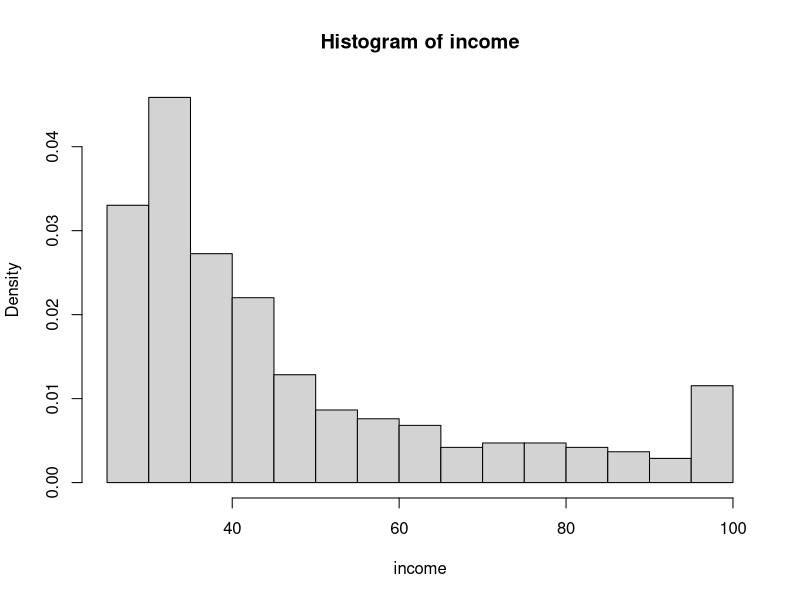
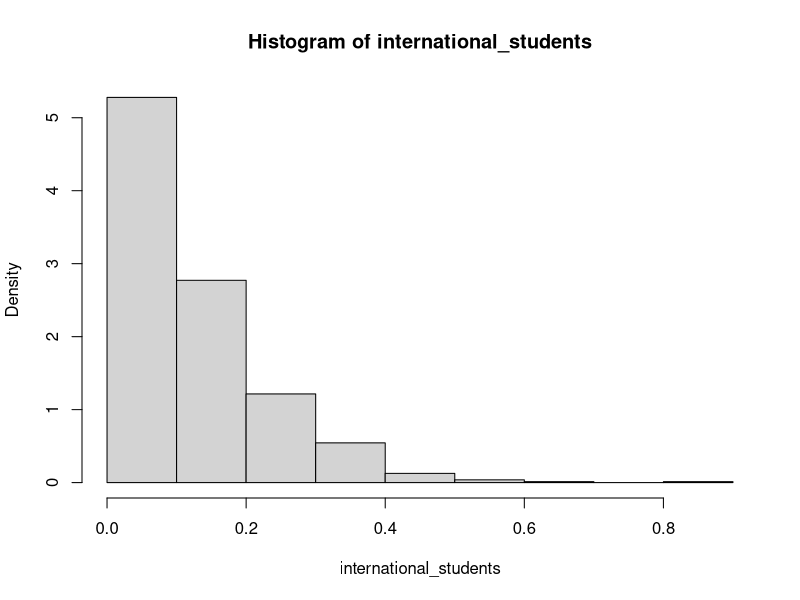
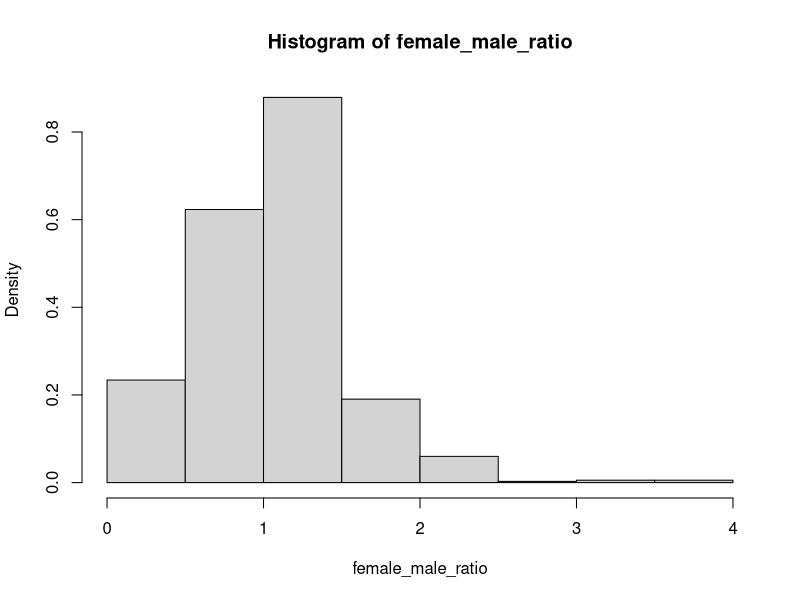
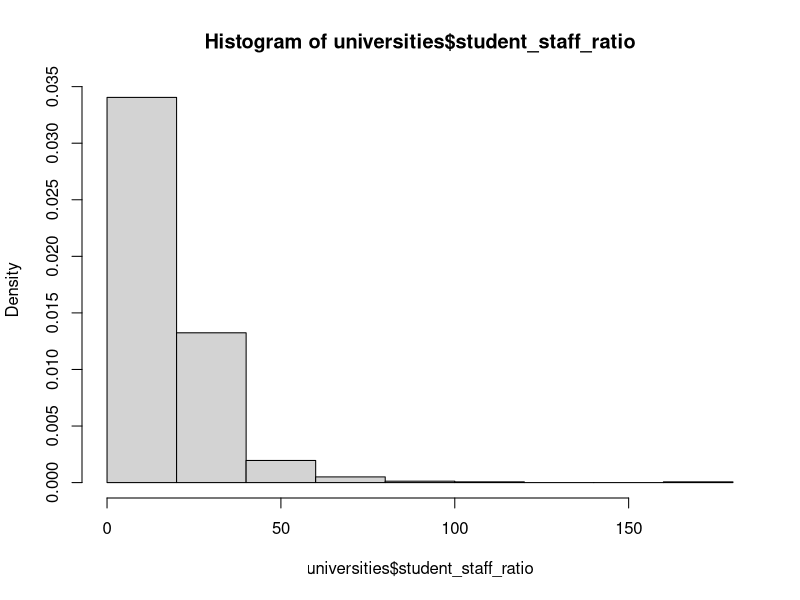

Write the R code that produced these figures, in order.
###############################
### Pre-processing data set ###
###############################

### Read raw data for top 200 universities ###
universities = read.csv(file='csv/universities.csv',header=TRUE,sep=",",
                        stringsAsFactors=FALSE, na.strings=c("","NA"))
# remove column year, all data is from 2016
universities = universities[ , -which(names(universities) %in% c("year"))]
universities$income[universities$income=="-"] = NA
universities$female_male_ratio[universities$female_male_ratio=="-"] = NA

### Initial data exploration
# print number of missing values per variable
for (i in 1:length(names(universities)))
{
  print(paste(names(universities)[i],
  length(universities[i][is.na(universities[i])])))
}
# data types variables
sapply(universities, class)
# auxiliary function to remove leading and trailing white spaces
trim = function (x) gsub("^\\s+|\\s+$", "", x)

### variable: income ###
# convert income to numeric
universities$income=as.numeric(universities$income)
# Fill missing income values with median
hist(universities$income, prob=TRUE, main="Histogram of income",xlab="income")
universities$income[is.na(universities$income)] = 
  median(universities$income, na.rm=TRUE)

### variable: international_students ###
# remove '%' from international_students and convert to numeric (normalized)
universities$international_students = 
  as.numeric(substr(universities$international_students,1,
                    nchar(universities$international_students)-1))/100
# fill missing values with median
hist(universities$international_students,prob=TRUE, 
     main="Histogram of international_students",xlab="international_students")
universities$international_students[is.na(universities$international_students)] = 
  median(universities$international_students,na.rm=TRUE)

### variable: female_male_ratio ###
# original format "a : b", extract a and b, compute a/b, convert to numeric
universities$f_m_ratio = NA
for (i in 1:length(universities$female_male_ratio))
{
  tmp = as.numeric(trim(strsplit(universities$female_male_ratio, ":")[[i]]))
  universities$f_m_ratio[i] = round(tmp[1]/tmp[2], 2)
}

# fill missing female/male ratios with average of mean and median (close together)
hist(universities$f_m_ratio,prob=TRUE, 
     main="Histogram of female_male_ratio",xlab="female_male_ratio")

universities$f_m_ratio[is.na(universities$f_m_ratio)] = 
  round(median(universities$f_m_ratio[universities$f_m_ratio<4], na.rm=TRUE),2)
# remove temp column f_m_ratio
universities$female_male_ratio = universities$f_m_ratio
universities = universities[ , -which(names(universities) %in% c("f_m_ratio"))]

### variable: num_students ###
# create temp column nr_students
universities$nr_students = universities$num_students
# remove ',', add 0's to trailing part while length < 3, paste split results
for (i in 1:length(universities$num_students))
{
  if (!is.na(universities$num_students[i]))
  {
    tmp = trim(strsplit(universities$num_students,",")[[i]])
    if (!is.na(tmp[2]))
    {
      while (nchar(tmp[2]) < 3)
      {
        tmp[2] = paste(tmp[2],"0",sep="")
      }
      universities$nr_students[i] = paste(tmp[1],tmp[2],sep="")
    } else
    {
      universities$nr_students[i] = tmp[1]
    }
    universities$nr_students = as.numeric(universities$nr_students)
  }
}
# fill missing values with median
universities$nr_students[is.na(universities$nr_students)] = round(median(universities$nr_students,na.rm=TRUE))
# remove temp column nr_students
universities$num_students = universities$nr_students
universities = universities[ , -which(names(universities) %in% c("nr_students"))]

### variable: student_staff_ratio ###
# fill missing student staff ratios with median
hist(universities$student_staff_ratio,prob=TRUE)
universities$student_staff_ratio[is.na(universities$student_staff_ratio)] = 
  median(universities$student_staff_ratio,na.rm=TRUE)

# create id column to identify university
universities$id = 1:nrow(universities)

# move descriptive columns to seperate dataframe, keep id in both to cross-reference
columns = c("id", "university_name", "country", "world_rank")
university_info = universities[ , which(names(universities) %in% columns)]
universities = universities[,-which(names(universities) %in% setdiff(columns,"id"))]

# write cleaned data set to csv
write.csv(universities, file="csv/universities-cleaned.csv", row.names=FALSE)
write.csv(university_info, file="csv/universities-info.csv", row.names=FALSE)
